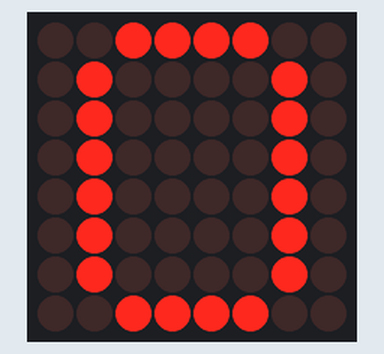
This sketch was run on a simulated Arduino Uno, built with avr-gcc and run on an emulated ATmega328P. Shown: 8×8 LED matrix. Wiring (inferred from the names in the program): MAX7219 LED driver (orientation assumed): data pin 8; clock pin 10; CS pin 9.

Above: at 0.1 s.
At 2.1 s:
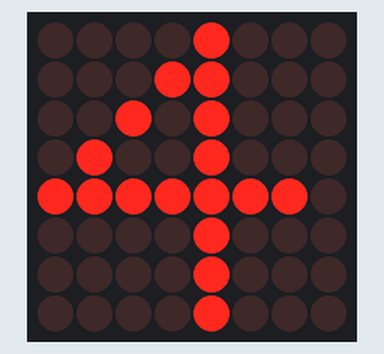
At 4.6 s:
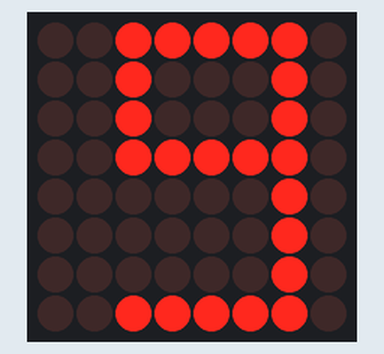
At 9.1 s:
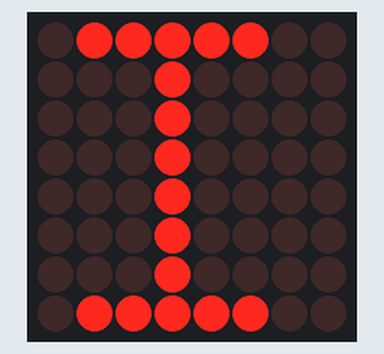
At 13.7 s:
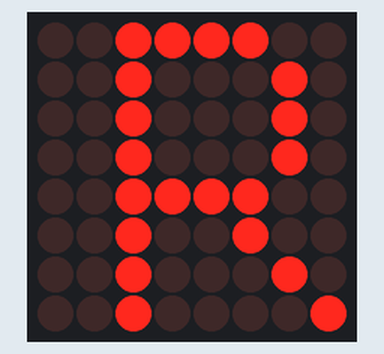
At 18.2 s:
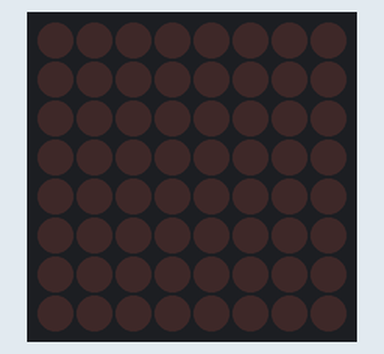

Measured:
- by itself, everything shown: repeats every 19.1 s, in 37 steps
- what the display in image 0 shows lasts 0.5 s, from 0.1 s to 0.6 s
- what the display in image 5 shows lasts 1.0 s, from 18.1 s to 19.1 s

The sketch:

LED_matrixtester.ino
```cpp
unsigned char i;
 unsigned char j;
/*Port Definitions*/
int Max7219_pinCLK = 10;
int Max7219_pinCS = 9;
int Max7219_pinDIN = 8;

unsigned char disp1[38][8]={
{0x3C,0x42,0x42,0x42,0x42,0x42,0x42,0x3C},//0
{0x10,0x18,0x14,0x10,0x10,0x10,0x10,0x10},//1
{0x7E,0x2,0x2,0x7E,0x40,0x40,0x40,0x7E},//2
{0x3E,0x2,0x2,0x3E,0x2,0x2,0x3E,0x0},//3
{0x8,0x18,0x28,0x48,0xFE,0x8,0x8,0x8},//4
{0x3C,0x20,0x20,0x3C,0x4,0x4,0x3C,0x0},//5
{0x3C,0x20,0x20,0x3C,0x24,0x24,0x3C,0x0},//6
{0x3E,0x22,0x4,0x8,0x8,0x8,0x8,0x8},//7
{0x0,0x3E,0x22,0x22,0x3E,0x22,0x22,0x3E},//8
{0x3E,0x22,0x22,0x3E,0x2,0x2,0x2,0x3E},//9
{0x8,0x14,0x22,0x3E,0x22,0x22,0x22,0x22},//A
{0x3C,0x22,0x22,0x3E,0x22,0x22,0x3C,0x0},//B
{0x3C,0x40,0x40,0x40,0x40,0x40,0x3C,0x0},//C
{0x7C,0x42,0x42,0x42,0x42,0x42,0x7C,0x0},//D
{0x7C,0x40,0x40,0x7C,0x40,0x40,0x40,0x7C},//E
{0x7C,0x40,0x40,0x7C,0x40,0x40,0x40,0x40},//F
{0x3C,0x40,0x40,0x40,0x40,0x44,0x44,0x3C},//G
{0x44,0x44,0x44,0x7C,0x44,0x44,0x44,0x44},//H
{0x7C,0x10,0x10,0x10,0x10,0x10,0x10,0x7C},//I
{0x3C,0x8,0x8,0x8,0x8,0x8,0x48,0x30},//J
{0x0,0x24,0x28,0x30,0x20,0x30,0x28,0x24},//K
{0x40,0x40,0x40,0x40,0x40,0x40,0x40,0x7C},//L
{0x81,0xC3,0xA5,0x99,0x81,0x81,0x81,0x81},//M
{0x0,0x42,0x62,0x52,0x4A,0x46,0x42,0x0},//N
{0x3C,0x42,0x42,0x42,0x42,0x42,0x42,0x3C},//O
{0x3C,0x22,0x22,0x22,0x3C,0x20,0x20,0x20},//P
{0x1C,0x22,0x22,0x22,0x22,0x26,0x22,0x1D},//Q
{0x3C,0x22,0x22,0x22,0x3C,0x24,0x22,0x21},//R
{0x0,0x1E,0x20,0x20,0x3E,0x2,0x2,0x3C},//S
{0x0,0x3E,0x8,0x8,0x8,0x8,0x8,0x8},//T
{0x42,0x42,0x42,0x42,0x42,0x42,0x22,0x1C},//U
{0x42,0x42,0x42,0x42,0x42,0x42,0x24,0x18},//V
{0x0,0x49,0x49,0x49,0x49,0x2A,0x1C,0x0},//W
{0x0,0x41,0x22,0x14,0x8,0x14,0x22,0x41},//X
{0x41,0x22,0x14,0x8,0x8,0x8,0x8,0x8},//Y
{0x0,0x7F,0x2,0x4,0x8,0x10,0x20,0x7F},//Z
};


void Write_Max7219_byte(unsigned char DATA)
{
            unsigned char i;
	    digitalWrite(Max7219_pinCS,LOW);
	    for(i=8;i>=1;i--)
          {
             digitalWrite(Max7219_pinCLK,LOW);
             digitalWrite(Max7219_pinDIN,DATA&0x80);// Extracting a bit data
             DATA = DATA<<1;
             digitalWrite(Max7219_pinCLK,HIGH);
           }
}


void Write_Max7219(unsigned char address,unsigned char dat)
{
        digitalWrite(Max7219_pinCS,LOW);
        Write_Max7219_byte(address);           //addressï¼Œcode of LED
        Write_Max7219_byte(dat);               //dataï¼Œfigure on LED
        digitalWrite(Max7219_pinCS,HIGH);
}

void Init_MAX7219(void)
{
 Write_Max7219(0x09, 0x00);       //decoding ï¼šBCD
 Write_Max7219(0x0a, 0x03);       //brightness
 Write_Max7219(0x0b, 0x07);       //scanlimitï¼›8 LEDs
 Write_Max7219(0x0c, 0x01);       //power-down modeï¼š0ï¼Œnormal modeï¼š1
 Write_Max7219(0x0f, 0x00);       //test displayï¼š1ï¼›EOTï¼Œdisplayï¼š0
}


void setup()
{

  pinMode(Max7219_pinCLK,OUTPUT);
  pinMode(Max7219_pinCS,OUTPUT);
  pinMode(Max7219_pinDIN,OUTPUT);
  delay(50);
  Init_MAX7219();
}


void loop()
{
   for(j=0;j<38;j++)
  {
   for(i=1;i<9;i++)
    Write_Max7219(i,disp1[j][i-1]);
   delay(500);
  }
}
```
